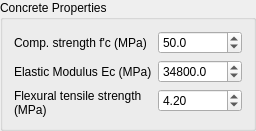
                          <widget class="QGroupBox" name="grp_concrete_props">
                            <property name="title">
                              <string>Concrete Properties</string>
                            </property>
                            <layout class="QFormLayout" name="form_concrete_props">
                              <item row="0" column="0">
                                <widget class="QLabel" name="lbl_spin_fc">
                                  <property name="text">
                                    <string>Comp. strength f'c (MPa)</string>
                                  </property>
                                  <property name="wordWrap">
                                    <bool>true</bool>
                                  </property>
                                </widget>
                              </item>
                              <item row="0" column="1">
                                <widget class="QDoubleSpinBox" name="spin_fc">
                                  <property name="decimals">
                                    <number>1</number>
                                  </property>
                                  <property name="minimum">
                                    <double>0.0</double>
                                  </property>
                                  <property name="maximum">
                                    <double>1000000.0</double>
                                  </property>
                                  <property name="singleStep">
                                    <double>5.0</double>
                                  </property>
                                  <property name="value">
                                    <double>50.0</double>
                                  </property>
                                </widget>
                              </item>
                              <item row="1" column="0">
                                <widget class="QLabel" name="lbl_spin_Ec">
                                  <property name="text">
                                    <string>Elastic Modulus Ec (MPa)</string>
                                  </property>
                                  <property name="wordWrap">
                                    <bool>true</bool>
                                  </property>
                                </widget>
                              </item>
                              <item row="1" column="1">
                                <widget class="QDoubleSpinBox" name="spin_Ec">
                                  <property name="decimals">
                                    <number>1</number>
                                  </property>
                                  <property name="minimum">
                                    <double>0.0</double>
                                  </property>
                                  <property name="maximum">
                                    <double>1000000.0</double>
                                  </property>
                                  <property name="singleStep">
                                    <double>1000.0</double>
                                  </property>
                                  <property name="value">
                                    <double>34800.0</double>
                                  </property>
                                </widget>
                              </item>
                              <item row="2" column="0">
                                <widget class="QLabel" name="lbl_spin_ft_tensile">
                                  <property name="text">
                                    <string>Flexural tensile strength (MPa)</string>
                                  </property>
                                  <property name="wordWrap">
                                    <bool>true</bool>
                                  </property>
                                </widget>
                              </item>
                              <item row="2" column="1">
                                <widget class="QDoubleSpinBox" name="spin_ft_tensile">
                                  <property name="decimals">
                                    <number>2</number>
                                  </property>
                                  <property name="minimum">
                                    <double>0.0</double>
                                  </property>
                                  <property name="maximum">
                                    <double>1000000.0</double>
                                  </property>
                                  <property name="singleStep">
                                    <double>0.1</double>
                                  </property>
                                  <property name="value">
                                    <double>4.2</double>
                                  </property>
                                </widget>
                              </item>
                            </layout>
                          </widget>
